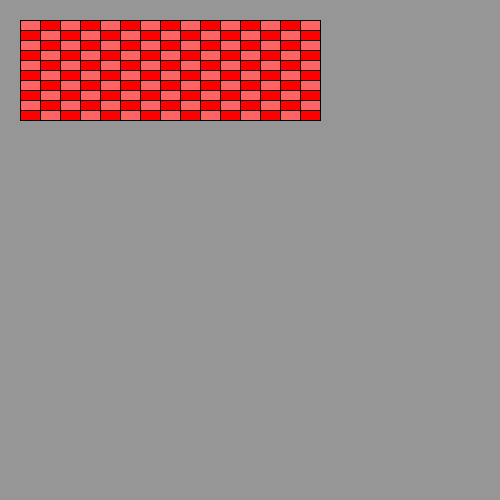
Frame 1 (no input)
Frame 60 (the mouse pressed at the canvas centre just before this capture): identical to frame 1, image omitted
Frame 120 (the mouse held since frame 60 and released just before this capture): identical to frame 1, image omitted

The Processing sketch that drew this single still picture (run headless with seeded random() and noise(); from frame 60 on, the mouse is pressed at the canvas centre):

// Processing sketch: Chapter9Assignment7
// ── Chapter9Assignment7.pde
void setup(){
  size(500,500);
}

void draw(){
  background(150,150,150);
  Wall();
}

void Wall(){
  for(int i = 0; i < 15; i++){
  for(int j = 0; j < 10; j++){
if((i + j) % 2 == 0){
       fill(255,100,100);
   }else{
     fill(255,0,0);
   }
  rect(i * 20 + 20, j * 10 + 20,20,10);
  }
}
}
